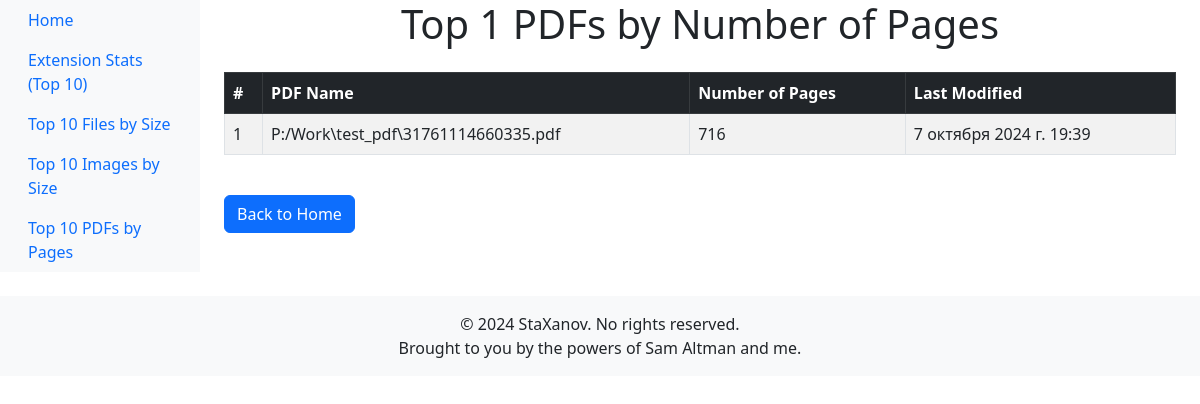
The page /stknapp/top/1/bypages/ on the database its author committed.
### stknapp/models.py (models this page shows, shortened)
class FileInfo(models.Model):
    path = models.CharField(max_length=200)
    extension = models.CharField(max_length=10, null=True, blank=True)
    is_folder = models.BooleanField(null=True)
    size = models.FloatField()
    last_modified = models.DateTimeField(null=True, blank=True)
    created_time = models.DateTimeField(auto_now_add=True)
    is_container = models.BooleanField(null=True, blank=True)
    parent_object = models.CharField(null=True, blank=True, max_length=200)
    within_container = models.BooleanField(null=True)
    Office_last_mod_time = models.DateTimeField(null=True, blank=True)
    Office_last_mod_by = models.CharField(max_length=50, null=True, blank=True)
    XLS_num_sheets = models.IntegerField(null=True, blank=True)
    PDF_num_pages = models.IntegerField(null=True, blank=True)
    PDF_layout = models.CharField(max_length=20, null=True, blank=True)
    MP3_track_title = models.CharField(max_length=100, null=True, blank=True)
    MP3_artist = models.CharField(max_length=100, null=True, blank=True)
    MP3_duration = models.CharField(max_length=10, null=True, blank=True)
    AUD_bitrate = models.CharField(max_length=10, null=True, blank=True)
    IMG_size = models.FloatField(null=True, blank=True)
    IMG_dpi = models.CharField(max_length=10, null=True, blank=True)
    IMG_device = models.CharField(max_length=20, null=True, blank=True)

### stknapp/views.py (the view)
# urls.py: path("top/<int:num>/bypages/", views.pagetop, name="pagetop"),
def pagetop(request, num):
    try:
        num = int(num)  # строку в инт
        top_pdfs = FileInfo.objects.filter(PDF_num_pages__isnull=False).order_by('-PDF_num_pages')[:num]
        context = {
            "top_pdfs": top_pdfs,
            "num": num,
        }
        return render(request, "pagetop.html", context)
    except ValueError:
        return render(request, "pagetop.html", {"error": "Invalid number of PDFs specified."})

### stknapp/templates/pagetop.html (shortened to what this page needs)
{% extends "base.html" %}
{% block content %}
<h1 class="text-center">Top {{ num }} PDFs by Number of Pages</h1>
{% if top_pdfs %}
    <table class="table table-striped table-bordered mt-4">
        <thead class="table-dark">
            <tr>
                <th>#</th>
                <th>PDF Name</th>
                <th>Number of Pages</th>
                <th>Last Modified</th>
            </tr>
        </thead>
        <tbody>
            {% for pdf in top_pdfs %}
                <tr>
                    <td>{{ forloop.counter }}</td>
                    <td>{{ pdf.path }}</td>
                    <td>{{ pdf.PDF_num_pages }}</td>
                    <td>{{ pdf.last_modified }}</td>
                </tr>
            {% endfor %}
        </tbody>
    </table>
{% else %}
    <p class="text-center mt-4">No PDFs found.</p>
{% endif %}
<a href="/stknapp" class="btn btn-primary mt-4">Back to Home</a>
{% endblock %}

### rows shown on the page
FileInfo: path "P:/Work\\test_pdf\\31761114660335.pdf", PDF_num_pages "716", last_modified "7 октября 2024 г. 19:39"
